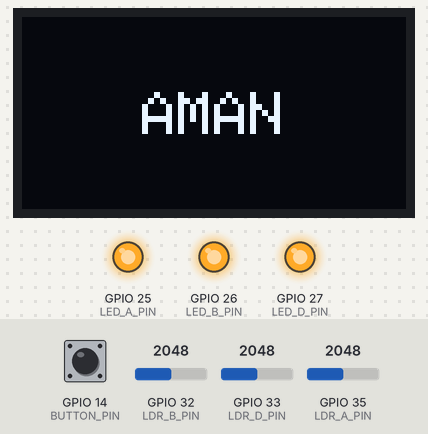
The sketch below on a simulated ESP32. Shown: 128×64 one-colour display, output pins drawn as LEDs (lit = HIGH). The test bench sets the inputs (shaded band); at power-on: GPIO 14 (BUTTON_PIN) HIGH, GPIO 32 (LDR_B_PIN) = 2048, GPIO 33 (LDR_D_PIN) = 2048, GPIO 35 (LDR_A_PIN) = 2048. WiFi joins after 1.5 s; servers stay silent unless stated; what the sketch prints to the serial monitor is not drawn.

2.8 s: GPIO 14 (BUTTON_PIN) pulled LOW for 0.15 s
Above: at 4.0 s.
Timing chart, 0 to 5.8 s (numbered marks = the images above; inputs shaded):
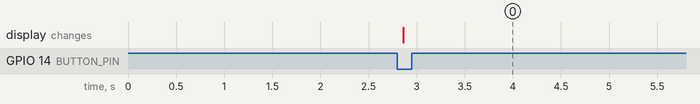

The sketch:

alat_deteksi_golongan_darah.ino
```cpp
#include <WiFi.h> // library koneksi
#include <Adafruit_SSD1306.h> // Memanggil Library OLED SSD1306
#include <Adafruit_GFX.h>


// variabel sensor LDR
#define LDR_A_PIN 35
#define LDR_B_PIN 32
#define LDR_D_PIN 33

// variabel push button
#define BUTTON_PIN 14

// variabel LED
#define LED_A_PIN 25
#define LED_B_PIN 26
#define LED_D_PIN 27
#define LED_RED_PIN 16
#define LED_GREEN_PIN 17


#define SCREEN_WIDTH 128 // Lebar Oled dalam Pixel
#define SCREEN_HEIGHT 64 // Tinggi Oled dalam Pixel
#define OLED_RESET     4
Adafruit_SSD1306 display(SCREEN_WIDTH, SCREEN_HEIGHT, &Wire, OLED_RESET);

              //Mendeklarasi varibel dataInt

/*
 * Wiring Cable On OlED
 * SCL --> D22
 * SDA --> D21
 */

// nilai kalibrasi nilai sensor LDR
int kalibrasi_a = 220;
int kalibrasi_b = 235;
int kalibrasi_d = 400;

// Konfigurasi WiFi
const char *ssid = "Redmi Note 10 Pro";
const char *password = "1sampai8";

// IP Address server
const char *host = "172.20.10.3";

void setup() {
  Serial.begin(9600);
  display.begin(SSD1306_SWITCHCAPVCC, 0x3C);  // alamat I2C 0x3C untuk 128x64
  display.clearDisplay();

  WiFi.mode(WIFI_STA);
  WiFi.begin(ssid, password);

  Serial.print("Menunggu koneksi");
  while (WiFi.status() != WL_CONNECTED) {
    delay(100);
    Serial.print(".");
  }

  Serial.println("");
  Serial.println("Koneksi berhasil");

  pinMode(LDR_A_PIN, INPUT);
  pinMode(LDR_B_PIN, INPUT);
  pinMode(LDR_D_PIN, INPUT);

  pinMode(LED_A_PIN, OUTPUT);
  pinMode(LED_B_PIN, OUTPUT);
  pinMode(LED_D_PIN, OUTPUT);

  pinMode(BUTTON_PIN, INPUT_PULLUP);

  digitalWrite(LED_A_PIN, HIGH);
  digitalWrite(LED_B_PIN, HIGH);
  digitalWrite(LED_D_PIN, HIGH);
}

void loop() {
  delay(10);
  int button = digitalRead(BUTTON_PIN);
  if (button == LOW) {
    int ldr_a = 0;
    int ldr_b = 0;
    int ldr_d = 0;

    for(int i=0; i<3; i++){
      delay(10);
      ldr_a += analogRead(LDR_A_PIN);
      delay(10);
      ldr_b += analogRead(LDR_B_PIN);
      delay(10);
      ldr_d += analogRead(LDR_D_PIN);
      display.clearDisplay();
      display.setTextSize(2);
      display.setTextColor(WHITE);
      display.setCursor(40,25);
      display.println("AMAN");
      display.display();
      delay(2000);
    }

    ldr_a = ldr_a/3;
    ldr_b = ldr_b/3;
    ldr_d = ldr_d/3;

    Serial.println("LDR A : " + String(ldr_a));
    Serial.println("LDR B : " + String(ldr_b));
    Serial.println("LDR D : " + String(ldr_d));
    Serial.println();

    String gol_darah;
    String rhesus;

    if (ldr_a <= kalibrasi_a) {
      if (ldr_b <= kalibrasi_b) {
        gol_darah = "AB";
      } else {
        gol_darah = "A";
      }
    } else {
      if (ldr_b <= kalibrasi_b) {
        gol_darah = "B";
      } else {
        gol_darah = "O";
      }
    }

    if (ldr_d <= kalibrasi_d) {
      rhesus = "+";
    } else {
      rhesus = "-";
    }

    Serial.println("Golongan Darah : " + gol_darah);
    Serial.println("Rhesus : " + rhesus);
    Serial.println();

    kirim(gol_darah, rhesus);
    delay(1000);
  }
}

void kirim(String gol_darah, String rhesus){
  // mengirimkan ke alamat host dengan port 80
  WiFiClient client;
  const int httpPort = 80;

  // mencoba terkoneksi dengan host
  if (!client.connect(host, httpPort)) {
    Serial.println("Koneksi Gagal");
    digitalWrite(LED_RED_PIN, HIGH);
    delay(2000);
    digitalWrite(LED_RED_PIN, LOW);
    return;
  }

  if(rhesus == "+"){
    rhesus = "%2B";
  }else{
    rhesus = "%2D";
  }

  // alamat tujuan
  String url = "/golongan_darah/simpan_data.php?gol="+gol_darah+"&rhesus="+rhesus;

  // mengirimkan request ke server
  client.print("GET " + url + " HTTP/1.1\r\n" +
               "Host: " + host + "\r\n" +
               "Connection: close\r\n\r\n");


  digitalWrite(LED_GREEN_PIN, HIGH);
  delay(2000);
  digitalWrite(LED_GREEN_PIN, LOW);

  unsigned long timeout = millis();
  while (client.available() == 0) {
    if (millis() - timeout > 1000) {
      Serial.println("client timeout !");
      client.stop();
      return;
    }
  }

  // membaca balasan dari server dan tampilkan di serial monitor
  while (client.available()) {
    String line = client.readStringUntil('\r');
    Serial.print(line);
  }

  Serial.println("Selesai");
}
```

Measured:
- after the input at 2.8 s, the display: changes after 0.06 s (image 0)
